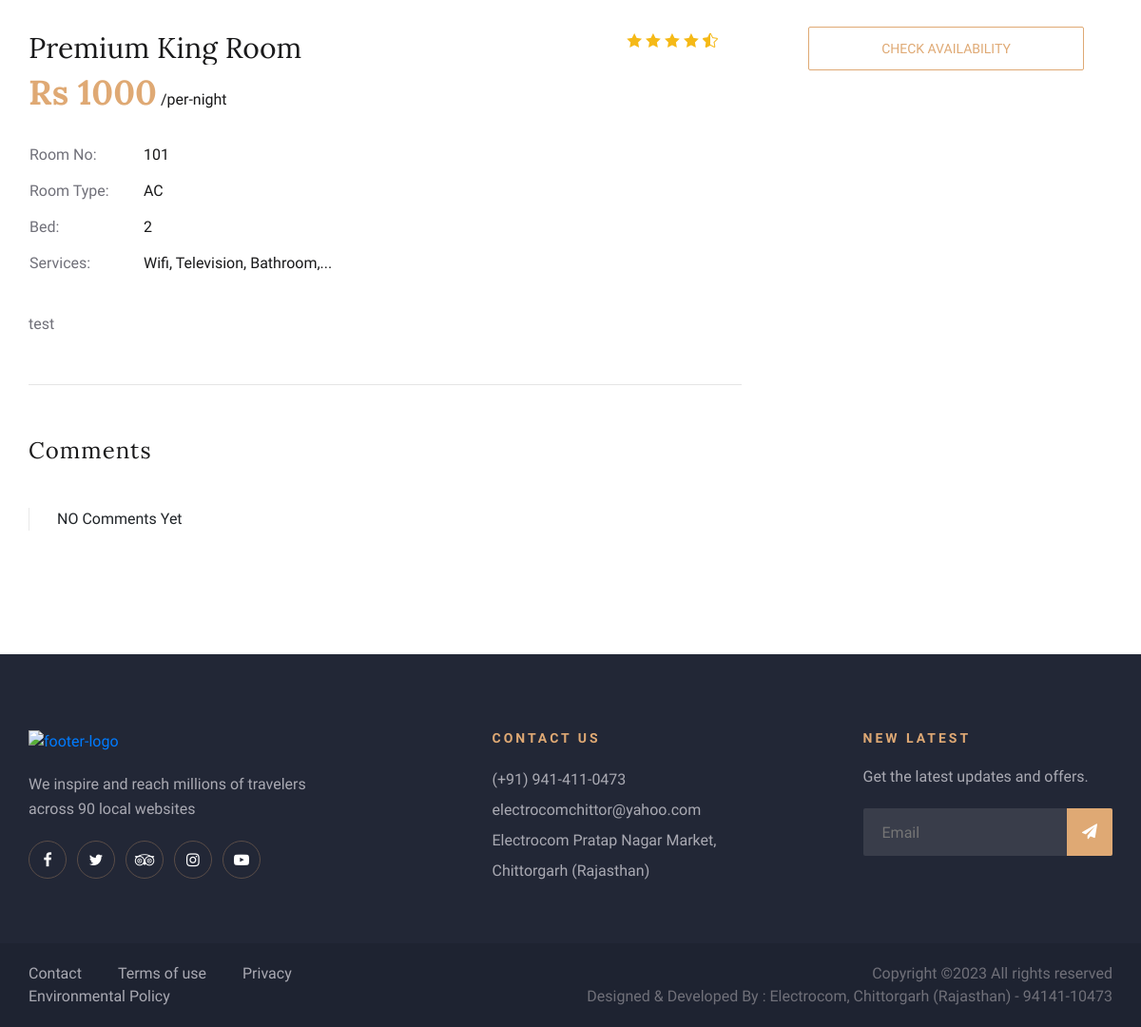
The app's page /details/1/ (lower part), older data.
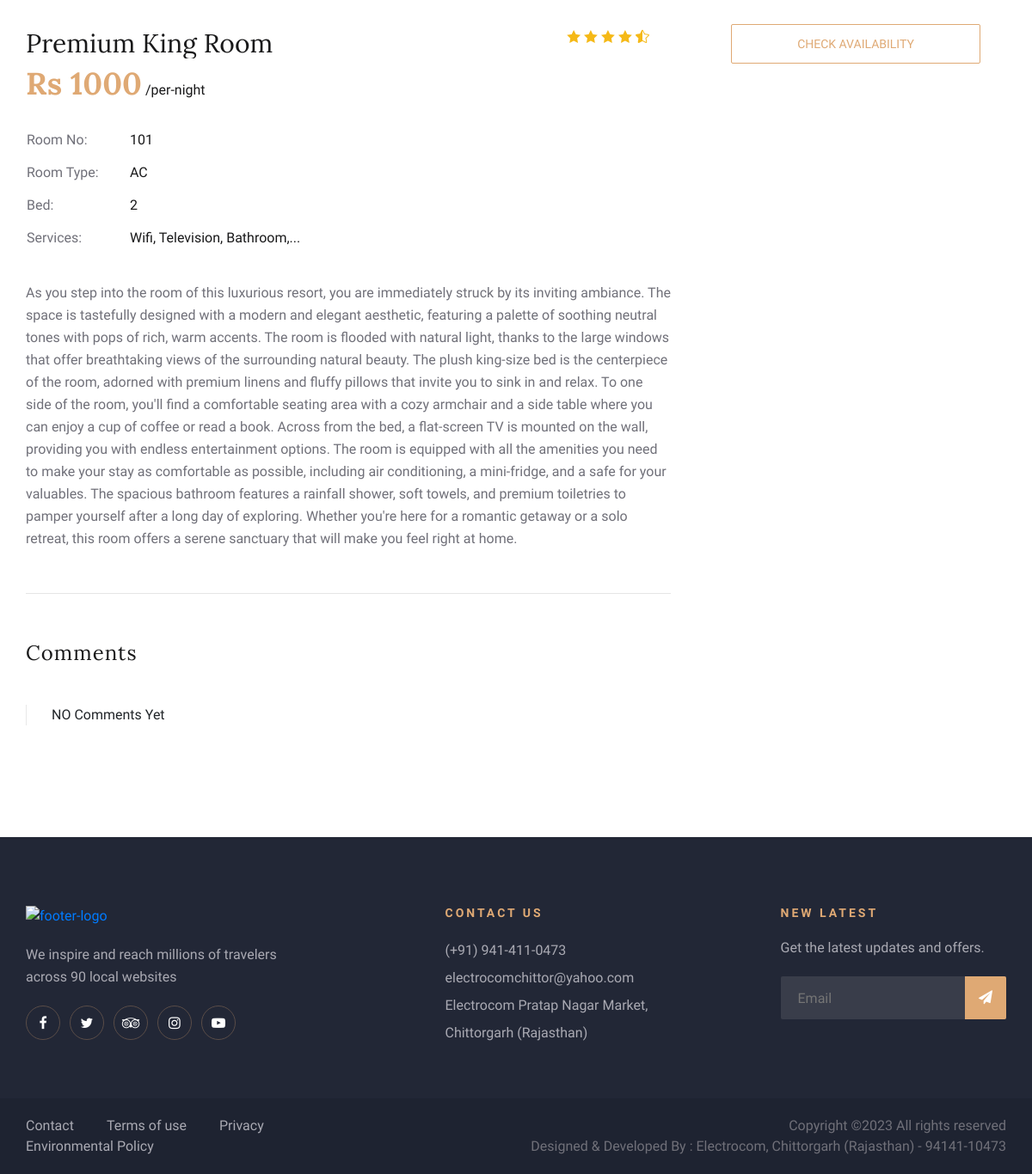
The same page, newer data.
### hms/models.py (models this page shows, shortened)
class Room(models.Model):
    ROOM_TYPES = [
        ('ac', 'AC'),
        ('nonac', 'NonAC'),
    ]
    ROOM_STATUSES = [
        ('vacant', 'Vacant'),
        ('occupied', 'Occupied'),
        ('reserved', 'Reserved'),
        ('dirty', 'Dirty'),
        ('cleaned', 'Cleaned'),
        ('outofservice', 'Out of Service')
    ]
    id = models.AutoField(primary_key=True, editable=False)
    room_no = models.CharField(max_length=5)
    room_status = models.CharField(max_length=20, choices=ROOM_STATUSES)
    room_type = models.CharField(max_length=20, choices=ROOM_TYPES)
    beds = models.PositiveIntegerField()
    price = models.CharField(max_length=10)
    description = models.TextField(blank=True)
    image = models.ImageField(upload_to='room_images', blank=True)
    created_at = models.DateTimeField(auto_now_add=True, null=True)
    updated_at = models.DateTimeField(auto_now=True, null=True)

### hms/views.py (the view, shortened to what this page needs)
# urls.py: path("details/<int:room_id>/", views.room_detail, name="room_detail"),
def room_detail(request, room_id):
    room = Room.objects.get(id=room_id)
    comments = Comment.objects.filter(room=room)
    data = {
        'room': room,
        'room_id': room_id,
        'comments': comments,
    }
    return render(request, 'main/room_detail.html', data)

### templates/main/room_detail.html (shortened to what this page needs)
{% extends 'base.html' %}
{% load static %}
{% block content %}
    <section class="room-details-section spad">
        <div class="container">
            <div class="row">
                <div class="col-lg-8">
                    <div class="room-details-item">
                        <div class="rd-text">
                            <div class="rd-title">
                                <h3>Premium King Room</h3>
                                <div class="rdt-right">
                                    <div class="rating">
                                        <i class="icon_star"></i>
                                        <i class="icon_star"></i>
                                        <i class="icon_star"></i>
                                        <i class="icon_star"></i>
                                        <i class="icon_star-half_alt"></i>
                                    </div>
                                </div>
                            </div>
                            <h2>Rs {{room.price}}<span> /per-night</span></h2>
                            <table>
                                <tbody>
                                    <tr>
                                        <td class="r-o">Room No:</td>
                                        <td>{{room.room_no}}</td>
                                    </tr>
                                    <tr>
                                        <td class="r-o">Room Type:</td>
                                        <td>{{room.room_type|upper}}</td>
                                    </tr>
                                    <tr>
                                        <td class="r-o">Bed:</td>
                                        <td>{{ room.beds }}</td>
                                    </tr>
                                    <tr>
                                        <td class="r-o">Services:</td>
                                        <td>Wifi, Television, Bathroom,...</td>
                                    </tr>
                                </tbody>
                            </table>
                            <p class="f-para">
                                {{room.description}}
                            </p>
                        </div>
                    </div>
                    <div class="rd-reviews">
                        <h4>Comments</h4>
                        {% for comment in comments %}
                        <div class="review-item">
                            <div class="ri-pic">
                                <img src="{% static 'img/room/avatar/avatar.webp' %}" alt="">
                            </div>
                            <div class="ri-text">
                                <span>{{ comment.created_at }}</span>
                                <h5>{{ comment.user.username }}</h5>
                                <p>{{ comment.comment }}</p>
                            </div>
                        </div>
                        {% empty %}
                        <div class="review-item">
                            <div class="ri-text">
                                NO Comments Yet
                            </div>
                        </div>
                        {% endfor %}
                    </div>
                </div>
                <div class="col-lg-4">
                    <div class="room-booking">
                        <form action="{% url 'hms:index' %}" method="post">
                            <button type="submit">Check Availability</button>
                        </form>
                    </div>
                </div>
            </div>
        </div>
    </section>
{% include 'includes/footer.html' %}
{% endblock %}

Row changes from the older to the newer data that the page shows:
changed Room "AC": description "test" → "As you step into the room of this luxurious resort, you are immediately struck by its inviting ambiance. The space is tastefully designed with a modern and elegant aesthetic, featuring a palette of soothing neutral tones with pops of rich, warm accents. The room is flooded with natural light, thanks to the large windows that offer breathtaking views of the surrounding natural beauty. The plush king-size bed is the centerpiece of the room, adorned with premium linens and fluffy pillows that invite you to sink in and relax. To one side of the room, you'll find a comfortable seating area with a cozy armchair and a side table where you can enjoy a cup of coffee or read a book. Across from the…"
